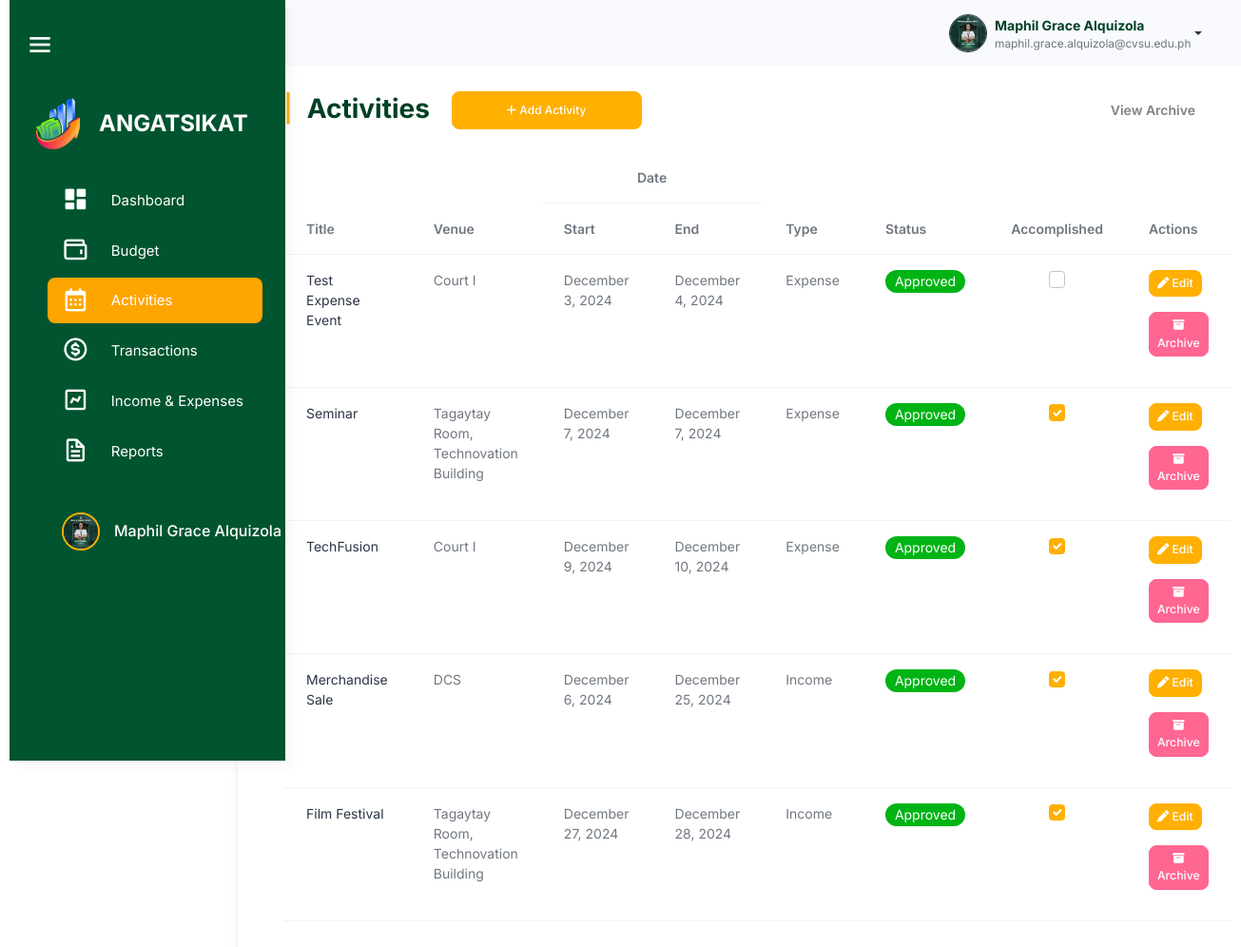
Page /src/activity_management/activities.php (signed in) on the committed database.
### tables this page shows
CREATE TABLE `users` (
  `user_id` int(11) NOT NULL,
  `username` varchar(100) NOT NULL,
  `password` varchar(255) NOT NULL,
  `profile_picture` varchar(255) NOT NULL,
  `first_name` varchar(255) NOT NULL,
  `last_name` varchar(255) NOT NULL,
  `email` varchar(100) NOT NULL,
  `role` enum('admin','officer','member') NOT NULL,
  `organization_id` int(11) DEFAULT NULL,
  `archived` tinyint(1) DEFAULT 0,
  `created_at` timestamp NOT NULL DEFAULT current_timestamp()
);

CREATE TABLE `events` (
  `event_id` int(11) NOT NULL,
  `plan_id` int(11) NOT NULL,
  `title` varchar(255) NOT NULL,
  `event_venue` varchar(255) NOT NULL,
  `event_start_date` date NOT NULL,
  `event_end_date` date NOT NULL,
  `event_type` varchar(100) DEFAULT NULL,
  `event_status` enum('Pending','Approved','Disapproved') NOT NULL,
  `accomplishment_status` tinyint(1) DEFAULT 0,
  `total_amount` decimal(15,2) NOT NULL,
  `total_profit` decimal(15,2) NOT NULL,
  `organization_id` int(11) DEFAULT NULL,
  `created_by` int(11) DEFAULT NULL,
  `created_at` timestamp NOT NULL DEFAULT current_timestamp(),
  `archived` tinyint(1) DEFAULT 0
);

### src/user_query.php (called while the page is built, shortened)
<?php
$user_id = $_SESSION['user_id'];
$user_query = "SELECT * FROM users WHERE user_id = '$user_id'";
$user_result = mysqli_query($conn, $user_query);
if ($user_result && mysqli_num_rows($user_result) > 0) {
    $user = mysqli_fetch_assoc($user_result);
    $firstname = $user['first_name'];
    $lastname = $user['last_name'];
    $fullname = $firstname . ' ' . $lastname;
    $email = $user['email'];
    $profile_picture = $user['profile_picture'];
} else {
    echo "Error fetching user data: " . mysqli_error($conn);
    exit();
}
?>

### src/session_check.php (called while the page is built, shortened)
<?php
$organization_id = $_SESSION['organization_id'];
?>

### src/activity_management/activities.php (the view, shortened to what this page needs)
<?php
include 'connection.php';
include '../session_check.php';
include '../user_query.php';
$sql = "SELECT * FROM events WHERE archived = 0 AND organization_id = $organization_id";
$result = $conn->query($sql);
?>
<!DOCTYPE html>
<html lang="en">
<head>
    <link rel="stylesheet" href="../assets/css/styles.min.css" />
    <link rel="stylesheet" href="../html/sidebar.css" />
    <link rel="stylesheet" href="css/activities.css" />
    <link href="https://unpkg.com/boxicons@2.1.4/css/boxicons.min.css" rel="stylesheet" />
    <link rel="stylesheet" href="https://cdnjs.cloudflare.com/ajax/libs/font-awesome/6.6.0/css/all.min.css">
    <link rel="stylesheet" href="https://cdn.datatables.net/2.1.7/css/dataTables.bootstrap.min.css" />
</head>
<body>
    <?php include '../navbar.php';?>
    <div class="page-wrapper" id="main-wrapper" data-layout="vertical" data-navbarbg="skin6" data-sidebartype="full"
        data-sidebar-position="fixed" data-header-position="fixed">
        <?php include '../sidebar.php'; ?>
    <div class="container mt-5 p-5">
        <h2 class="mb-4 d-flex align-items-center justify-content-between">
            <div>
                <span class="text-warning fw-bold me-2">|</span> Activities
                <button class="btn btn-primary ms-3" data-bs-toggle="modal" data-bs-target="#addEventModal"
                style="height: 40px; width: 200px; border-radius: 8px; font-size: 12px;">
                    <i class="fa-solid fa-plus"></i> Add Activity
                </button>
            </div>
            <a href="activities_archive.php" class="text-gray text-decoration-none fw-bold"
                    style="font-size: 14px;">
                        View Archive
            </a>
        </h2>
        <table id="eventsTable" class="table">
            <thead>
                <tr>
                    <th rowspan=2>Title</th>
                    <th rowspan=2>Venue</th>
                    <th colspan=2 style="text-align: center;"> Date </th>
                    <th rowspan=2>Type</th>
                    <th rowspan=2>Status</th>
                    <th rowspan=2>Accomplished</th>
                    <th rowspan=2>Actions</th>
                </tr>
                <tr>
                    <th>Start</th>
                    <th>End</th>
                </tr>
            </thead>
            <tbody>
                <?php
                if ($result->num_rows > 0) {
                    while($row = $result->fetch_assoc()) {
                        $checked = $row['accomplishment_status'] ? 'checked' : '';
                        $disabled = ($row['event_status'] !== 'Approved') ? 'disabled' : '';
                        echo "<tr>
                                <td><a class='link-offset-2 link-underline link-underline-opacity-0' href='event_details.php?event_id={$row['event_id']}'>{$row['title']}</a></td>
                                <td>{$row['event_venue']}</td>
                                <td>" . date('F j, Y', strtotime($row['event_start_date'])) . "</td>
                                <td>" . date('F j, Y', strtotime($row['event_end_date'])) . "</td>
                                <td>{$row['event_type']}</td>
                                <td>";
                                  if ($row['event_status'] == 'Pending') {
                                    echo " <span class='badge rounded-pill pending'> ";
                                } elseif ($row['event_status'] == 'Approved') {
                                    echo " <span class='badge rounded-pill approved'> ";
                                } elseif ($row['event_status'] == 'Disapproved') {
                                    echo " <span class='badge rounded-pill disapproved'> ";
                                }
                                echo "
                                    {$row['event_status']}
                                    </span>
                                    </td>
                                    <td>
                                        <input type='checkbox'
                                        class='form-check-input'
                                        onclick='showConfirmationModal({$row['event_id']}, this.checked)'
                                        $checked
                                        $disabled>
                                    </td>
                                    <td>
                                        <button class='btn btn-primary btn-sm edit-btn mb-3'
                                                data-bs-toggle='modal'
                                                data-bs-target='#editEventModal'
                                                data-id='{$row['event_id']}'>
                                            <i class='fa-solid fa-pen'></i> Edit
                                        </button>
                                        <button class='btn btn-danger btn-sm archive-btn mb-3'
                                                data-id='{$row['event_id']}'>
                                            <i class='fa-solid fa-box-archive'></i> Archive
                                        </button>
                                    </td>
                                </tr>";
                            }
                        } else {
                            echo "<tr><td colspan='9' class='text-center'>No events found</td></tr>";
                        }
                        ?>
                    </tbody>
                </table>
            </div>
        </div>
</body>
</html>

### src/navbar.php (shortened to what this page needs)
<div class="body-wrapper">
    <header class="app-header">
        <nav class="navbar navbar-expand-lg navbar-light">
            <div class="navbar-collapse justify-content-end px-0" id="navbarNav">
                <div class="container-fluid d-flex justify-content-end align-items-center" style="padding: 0 1rem;">
                    <div class="dropdown">
                        <a href="#" class="dropdown-toggle d-flex align-items-center" data-bs-toggle="dropdown"
                            aria-expanded="false" style="text-decoration: none;">
                            <img class="border border-dark rounded-circle" src="<?php echo !empty($profile_picture) ? '../user/' . $profile_picture : '../user/uploads/default.png'; ?>" alt="Profile"
                                style="width: 40px; height: 40px; margin-left: 10px;">
                            <div class="d-flex flex-column align-items-start ms-2">
                                <span style="font-weight: bold; color: #004024;"><?php echo htmlspecialchars($fullname); ?></span>
                                <span style="font-size: 0.85em; color: #6c757d;"><?php echo htmlspecialchars($email); ?></span>
                            </div>
                        </a>
                    </div>
                </div>
            </div>
        </nav>
    </header>
</div>

### src/sidebar.php (shortened to what this page needs)
<aside class="left-sidebar" id="sidebar">
    <div class="top-bar">
        <div id="toggleSidebar" class="burger-icon">
            <i class="bx bx-menu"></i>
        </div>
    </div>
    <div>
        <div class="brand-logo logo-container">
            <a href="../html/officer_dashboard.html" class="logo-img">
                <img src="angat sikat.png" alt="Angat Sikat Logo" class="sidebar-logo">
            </a>
            <span class="logo-text">ANGATSIKAT</span>
        </div>
        <nav class="sidebar-nav mx-4">
            <ul id="sidebarnav">
                <li class="sidebar-item">
                    <a class="sidebar-link" href="../dashboard/officer_dashboard.php" aria-expanded="false" data-tooltip="Dashboard">
                        <i class="bx bxs-dashboard"></i>
                        <span class="hide-menu">Dashboard</span>
                    </a>
                </li>
                <li class="sidebar-item">
                    <a class="sidebar-link" aria-expanded="false" data-tooltip="Budget">
                        <i class="bx bx-wallet"></i>
                        <span class="hide-menu">Budget</span>
                    </a>
                </li>
                <li class="sidebar-item">
                    <a class="sidebar-link" href="../activity_management/activities.php" aria-expanded="false" data-tooltip="Manage Events">
                        <i class="bx bx-calendar"></i>
                        <span class="hide-menu">Activities</span>
                    </a>
                </li>
                <li class="sidebar-item">
                    <a class="sidebar-link" href="#transactions" aria-expanded="false" data-tooltip="Transactions">
                        <i class="bx bx-dollar-circle"></i>
                        <span class="hide-menu">Transactions</span>
                    </a>
                </li>
                <li class="sidebar-item">
                    <a class="sidebar-link" aria-expanded="false" data-tooltip="Income & Expenses">
                        <i class="bx bx-chart"></i>
                        <span class="hide-menu">Income & Expenses</span>
                    </a>
                </li>
                <li class="sidebar-item">
                    <a class="sidebar-link" href="../reports/reports.php" aria-expanded="false" data-tooltip="Reports">
                        <i class="bx bx-file"></i>
                        <span class="hide-menu">Reports</span>
                    </a>
                </li>
                <li class="sidebar-item profile-container">
                    <a class="sidebar-link" href="../user/profile.php" aria-expanded="false" data-tooltip="Profile">
                        <div class="profile-pic-border">
                            <img src="<?php echo !empty($profile_picture) ? '../user/' . htmlspecialchars($profile_picture) : '../user/uploads/default.png'; ?>" alt="Organization Logo" class="profile-pic" />
                        </div>
                        <span class="profile-name"><?php echo htmlspecialchars($user['first_name']) . ' ' . htmlspecialchars($user['last_name']); ?></span>
                    </a>
                </li>
            </ul>
        </nav>
    </div>
</aside>

### src/html/sidebar.css (style rules this page uses)
#sidebar { width: 290px; background-color: #00542f; transition: width 0.3s, height 0.3s; display: flex; flex-direction: column; height: 100vh; position: fixed; left: 0; top: 0; border-radius: 0; overflow-x: hidden; z-index: 1000; }
#sidebar .sidebar-item a { display: flex; align-items: center; padding: 10px 15px; color: #ffffff; text-decoration: none; border-radius: 8px; transition: background-color 0.3s; }
#sidebar .sidebar-item a.active, #sidebar .sidebar-item a:hover { background-color: #ffa500; color: #ffffff; }
.profile-container { display: flex; align-items: center; width: 100%; margin-top: 30px; }
.sidebar-item { position: relative; }
.page-wrapper { transition: margin-left 0.3s; }

### src/activity_management/css/activities.css (style rules this page uses)
:root { --bs-font-sans-serif: "Inter", sans-serif; --bs-primary: #ffb000; --bs-secondary: #6c757d; --bs-danger: #ff6692; --bs-body-font-size: 0.875rem; --bs-body-font-weight: 400; --bs-body-line-height: 1.5; --bs-body-color: #111c2d99; --bs-body-bg: #fff; --bs-border-color: #e4ebf0; --bs-heading-color: #111c2d; --bs-border-radius: 7px; --bs-gutter-x: 24px; --bs-btn-font-size: 0.875rem; --bs-card-spacer-y: 30px; --bs-card-spacer-x: 30px; --bs-card-border-width: 0px; --bs-success-rgb: 19,222,185; --bs-primary-rgb: 255, 176, 0; --bs-light-rgb: 246,249,252; --bs-dark-rgb: 42,53,71; }
.container { padding-top: 20px; background-color: #fff; border-radius: 10px; box-shadow: 0 4px 8px rgba(0, 0, 0, 0.1); }
table td .form-check-input { margin-left: auto; margin-right: auto; display: block; width: 1.25em; height: 1.25em; }
table { table-layout: auto; max-width: 100%; height: auto; border-collapse: collapse; }
.btn-primary { background-color: #ffb000; border-color: #ffb000; }
.badge.rounded-pill.approved { background-color: #00b415; color: #fff; }
#sidebar { width: 290px; background-color: #00542f; transition: width 0.3s, height 0.3s; display: flex; flex-direction: column; height: 100vh; position: fixed; left: 0; top: 0; border-radius: 0; overflow-x: hidden; z-index: 1000; }
#sidebar .sidebar-item a { display: flex; align-items: center; padding: 10px 15px; color: #ffffff; text-decoration: none; border-radius: 8px; transition: background-color 0.3s; }
#sidebar .sidebar-item a.active, #sidebar .sidebar-item a:hover { background-color: #ffa500; color: #ffffff; }
.profile-container { display: flex; align-items: center; width: 100%; margin-top: 30px; }
.sidebar-item { position: relative; }
.page-wrapper { transition: margin-left 0.3s; }

### src/navbar.php (style rules this page uses)
.app-header { position: fixed; width: calc(100% - 250px); top: 0; left: 250px; transition: width 0.3s ease-in-out, left 0.3s ease-in-out; z-index: 1000; }

### src/sidebar.php (style rules this page uses)
.left-sidebar { width: 250px; position: fixed; top: 0; left: 10px; height: 100%; background-color: #00542F; overflow: hidden; transition: width 0.3s ease-in-out; }
#main-wrapper { margin-left: 250px; transition: margin-left 0.3s ease-in-out; }

### rows in the picture
users: profile_picture (picture), fullname "Maphil Grace Alquizola", email "maphil.grace.alquizola@cvsu.edu.ph", first_name "Maphil Grace", last_name "Alquizola"
events: title "Test Expense Event", event_venue "Court I", event_start_date "December 3, 2024", event_end_date "December 4, 2024", event_type "Expense", event_status "Approved"
events: title "Seminar", event_venue "Tagaytay Room, Technovation Building", event_start_date "December 7, 2024", event_end_date "December 7, 2024", event_type "Expense", event_status "Approved"
events: title "TechFusion", event_venue "Court I", event_start_date "December 9, 2024", event_end_date "December 10, 2024", event_type "Expense", event_status "Approved"
events: title "Merchandise Sale", event_venue "DCS", event_start_date "December 6, 2024", event_end_date "December 25, 2024", event_type "Income", event_status "Approved"
events: title "Film Festival", event_venue "Tagaytay Room, Technovation Building", event_start_date "December 27, 2024", event_end_date "December 28, 2024", event_type "Income", event_status "Approved"
